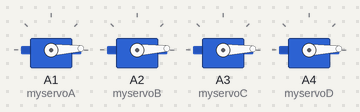
Bench run of a sketch on a simulated Arduino Uno, built with avr-gcc and run on an emulated ATmega328P. Parts: 4 × servo.

Above: at 0.05 s.
At 0.35 s:
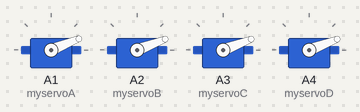
At 0.7 s:
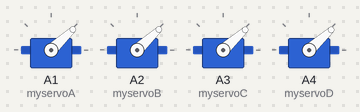
At 1.0 s:
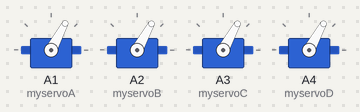
At 1.35 s:
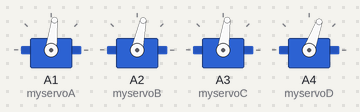
At 4.9 s:
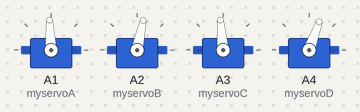
Timing chart, 0 to 6.4 s (numbered marks = the images above):
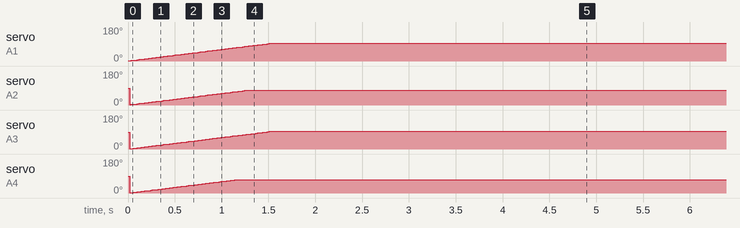

The sketch:

BiPed_2.ino
```cpp
/* BiPed_2
Status:OK
Written by Deepak Nair
*/
#include <Servo.h>

Servo myservoA;  // create servo object to control a servo
Servo myservoB;  // twelve servo objects can be created on arduino uno
Servo myservoC;
Servo myservoD;

int posA;   // Target servoA position (Left Ankle)
int posB;   // Target servoB position (Left Hip)
int posC;   // Target servoC position (Right Ankle)
int posD;   // Target servoD position (Right Hip)

int posa; // Current servoA position
int posb; // Current servoB position
int posc; // Current servoC position
int posd; // Current servoD position

int count;

void setup()
{
  pinMode(7, OUTPUT);// pin 7 used to power the servos
  digitalWrite(7,LOW);// servo power off

 myservoA.attach(A1);// LA
 myservoB.attach(A2);// LH
 myservoC.attach(A3);// RA
 myservoD.attach(A4);// RH

    posA = 93; //RA
    posB = 78; //RH
    posC = 95; //LA
    posD = 70; //LH

 count = 0;
}

void loop()
{
  digitalWrite(7,HIGH);// Servo Power On.
  count = (count + 1);
  if (count <= 500) // Stand Erect
  {
    posA = 93; //RA
    posB = 78; //RH reduce to move forward
    posC = 95; //LA
    posD = 70; //LH increase to move forward
  }
  else if ((count >500) && (count <= 550)) // Tilt Right
  {
    posA = 138; //RA
    posB = 78;  //RH
    posC = 140; //LA
    posD = 70;  //LH
  }
  else if ((count >550) && (count <= 600)) //Right Hip forward
  {
    posA = 138; //RA
    posB = 52;  //RH
    posC = 140; //LA
    posD = 50;//48;//46;//44;  //LH
  }
  else if ((count >600) && (count <= 650)) // Level off
  {
    posA = 93; //RA
    posB = 52; //RH
    posC = 95; //LA
    posD = 50;//48;//46;//44; //LH
  }
  else if ((count >650) && (count <= 700)) // Tilt Left
  {
    posA = 48; //RA
    posB = 52; //RH
    posC = 50; //LA
    posD = 50;//48;//46;//44; //LH
  }
  else if ((count >700) && (count <= 750)) // Left Hip Forward
  {
    posA = 48;  // RA
    posB = 102;//104; //RH
    posC = 50;  //LA
    posD = 90;//92;//94;//96; //LH
  }

    else if ((count > 750) && (count <=800)) // Level Off
    {
    posA = 93;  // RA
    posB = 102;//; //RH
    posC = 95;  //LA
    posD = 90;//92;//94;//96; //LH
    }
    else if (count > 800)
    { count = 500; // repeat entire sequence
    }

    if (posa < posA)
  {
    posa = (posa + 1);     // in steps of 1 degree
  }

  else if (posa > posA)

  {
    posa = (posa - 1);
  }

  else
  {
  posa = posA;
  }

  myservoA.write(posa);
  delay(4);

  if (posb < posB)

  {
    posb = (posb + 1);     // in steps of 1 degree
  }

  else if (posb > posB)

  {
    posb = (posb - 1);
  }

  else
  {
    posb = posB;
  }
  myservoB.write(posb);
  delay(4);

  if (posc < posC)

  {
    posc = (posc + 1);     // in steps of 1 degree
  }

  else if (posc > posC)

  {
    posc = (posc - 1);
  }

  else
  {
    posc = posC;
  }
  myservoC.write(posc);
  delay(4);

  if (posd < posD)

  {
    posd = (posd + 1);// in steps of 1 degree
  }

  else if (posd > posD)

  {
    posd = (posd - 1);
  }

  else
  {
    posd = posD;
  }
  myservoD.write(posd);
  delay(4);
}
```
